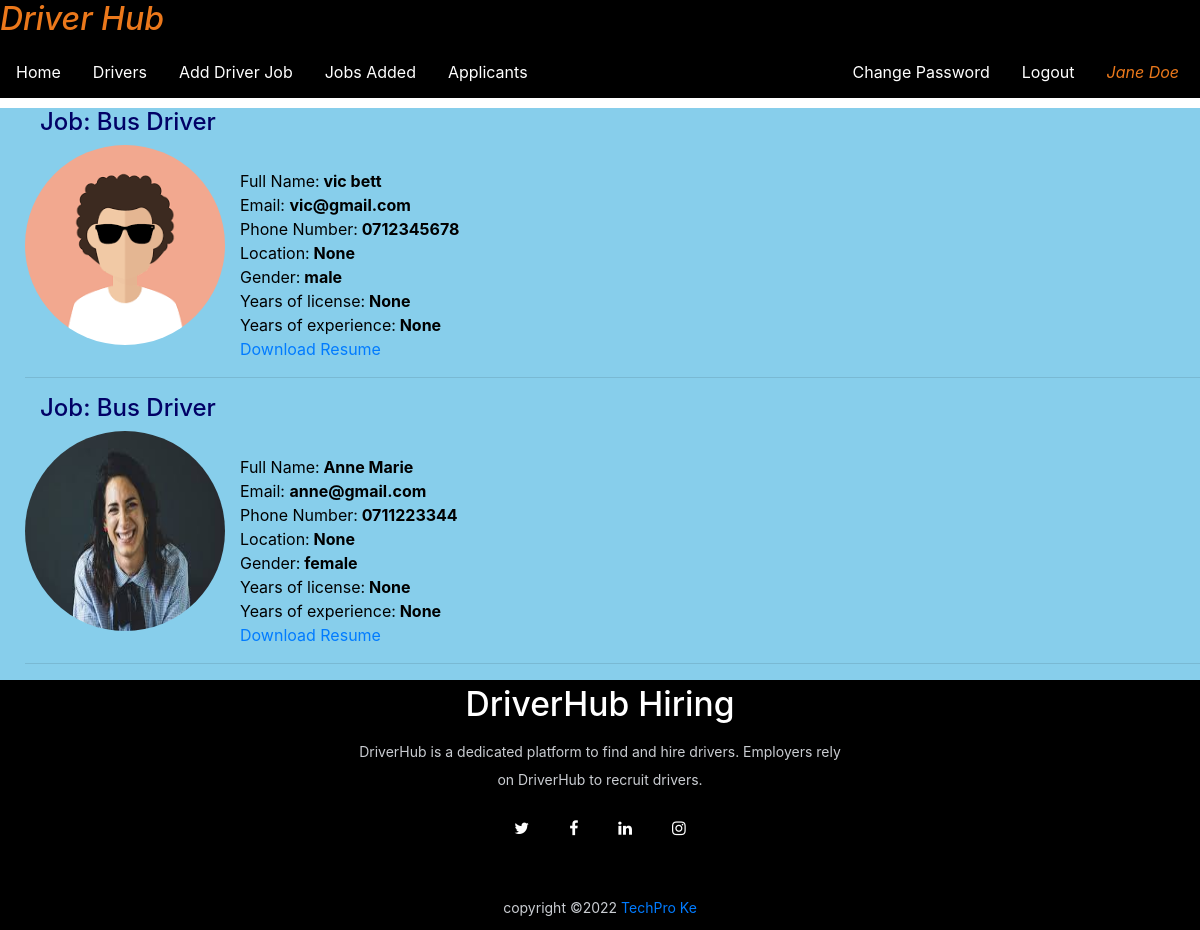
Screenshot of /applicants (signed in) with the database file from the repository.
### driverjob/models.py (models this page shows, shortened)
class Apply(models.Model):
    job = models.ForeignKey(Job,on_delete=models.CASCADE)
    driver = models.ForeignKey(DriverUser,on_delete=models.CASCADE)
    resume = models.FileField(null=True)
    applydate = models.DateField()

class Job(models.Model):
    employer=models.ForeignKey(Employer,on_delete=models.CASCADE)
    start_date =models.DateField()
    end_date =models.DateField()
    title = models.CharField(max_length=100)
    salary =models.FloatField(max_length=20)
    image = models.FileField(null=True)
    description =models.CharField(max_length=200)
    experience =models.CharField(max_length=100)
    location =models.CharField(max_length=100)
    creationdate =models.DateField()

class DriverUser(models.Model):
    user=models.ForeignKey(User,on_delete=models.CASCADE)
    mobile = models.CharField(max_length=15, null= True)
    yearsoflicense = models.CharField(max_length=15, null= True)
    yearsofexperience = models.CharField(max_length=15, null= True)
    location = models.CharField(max_length=100, null= True)
    image = models.FileField(null=True)
    gender =models.CharField(max_length=10, null=True)
    type =models.CharField(max_length=15, null=True)

### driverjob/views.py (the view)
# urls.py: path('applicants', applicants, name="applicants"),
def applicants(request):
    if not request.user.is_authenticated:
        return redirect('employer_login')
    data = Apply.objects.all()
    d = {'data':data}
    return render(request, 'applicants.html',d)

### driverjob/templates/applicants.html
{% load static %}
{% block body %}
{% include 'employer_navigation.html' %}
<link rel="stylesheet" href="{% static 'css/style.css'%}">
<div style="background-color: skyblue; margin-top:10px;">
    {%  for i in data %}
    <div style="margin-top: 10px; margin-left: 25px; color: black;">
    {% if request.user.id == i.job.employer.user.id %}
    <div style="color:rgb(1, 1, 102); font-size:20px; margin-left: 15px;"><h4>Job: {{i.job.title}}</h4></div>
    <img src="{{i.driver.image.url}}" style="border-radius: 50%;" width="200" height="200" id="hp"/>
    <br>
    Full Name:<b> {{i.driver.user.first_name}} {{i.driver.user.last_name}}</b> <br>
    Email: <b>{{i.driver.user.username}}</b> <br>
    Phone Number:<b> {{i.driver.mobile}}</b><br>
    Location:<b> {{i.driver.location}}</b><br>
    Gender:<b> {{i.driver.gender}}</b><br>
    Years of license:<b> {{i.driver.yearsoflicense}}</b><br>
    Years of experience:<b> {{i.driver.yearsofexperience}}</b><br>
    <a href="{{i.resume.url}}" target="_blank">Download Resume</a>
      <hr>
</div>
{% endif %}
{% endfor %}
</div>
{% include 'footer.html' %}
{% endblock %}

### driverjob/templates/employer_navigation.html (shortened to what this page needs)
<html>
    <head>
        <link rel="stylesheet" href="https://cdn.jsdelivr.net/npm/bootstrap@4.6.1/dist/css/bootstrap.min.css">
        {% load static %}
        <link rel="stylesheet" href="{% static 'css/style.css'%}">
      </head>
    </head>
    <body>
        <ul>
            <i> <h2 style="color: #eb781b; ">Driver Hub </h2></i>
            <li><a style="text-decoration: none;" href="{% url 'employer_home' %}">Home</a></li>
            <li><a style="text-decoration: none;"  href="{% url 'drivers' %}">Drivers</a></li>
            <li><a style="text-decoration: none;" href="{% url 'post_job' %}">Add Driver Job</a></li>
            <li><a style="text-decoration: none;" href="{% url 'job_list' %}">Jobs Added</a></li>
            <li><a style="text-decoration: none;" href="{% url 'applicants' %}">Applicants</a></li>
           <li style="float:right;"><i><a href="{% url 'employer_profile' %}" style=" color:#eb781b; margin-right: 5px; text-decoration: none;">{{request.user.first_name}} {{request.user.last_name}}</a></i></li>
           <li style="float:right;"><a style="text-decoration: none;" href="{% url 'Logout' %}"> Logout</a></li>
           <li style="float:right;"><a style="text-decoration: none;" href="{% url 'change_emppwd' %}"> Change Password</a></li>
          </ul>
    </body>
</html>

### driverjob/static/css/style.css (style rules this page uses)
ul { list-style-type: none; margin: 0; padding: 0; overflow: hidden; background-color: rgb(241, 133, 10); }
li { float: left; }
li a { display: block; color: white; text-align: center; padding: 14px 16px; text-decoration: none; }
#hp { float: left; margin: 0 15px 0 0; }

### driverjob/static/css/footer.css (style rules this page uses)
ul { list-style-type: none; margin: 0; padding: 0; overflow: hidden; background-color: black; }

### rows the page displays
Apply: job "Bus Driver", driver.image (picture), driver.user.first_name "vic", driver.user.last_name "bett", driver.user.username "vic@gmail.com", driver.mobile "0712345678", driver.location "None", driver.gender "male", driver.yearsoflicense "None", driver.yearsofexperience "None"
Apply: job "Bus Driver", driver.image (picture), driver.user.first_name "Anne", driver.user.last_name "Marie", driver.user.username "anne@gmail.com", driver.mobile "0711223344", driver.location "None", driver.gender "female", driver.yearsoflicense "None", driver.yearsofexperience "None"

### other values shown
{{ request.user.first_name }} "Jane"
{{ request.user.last_name }} "Doe"
